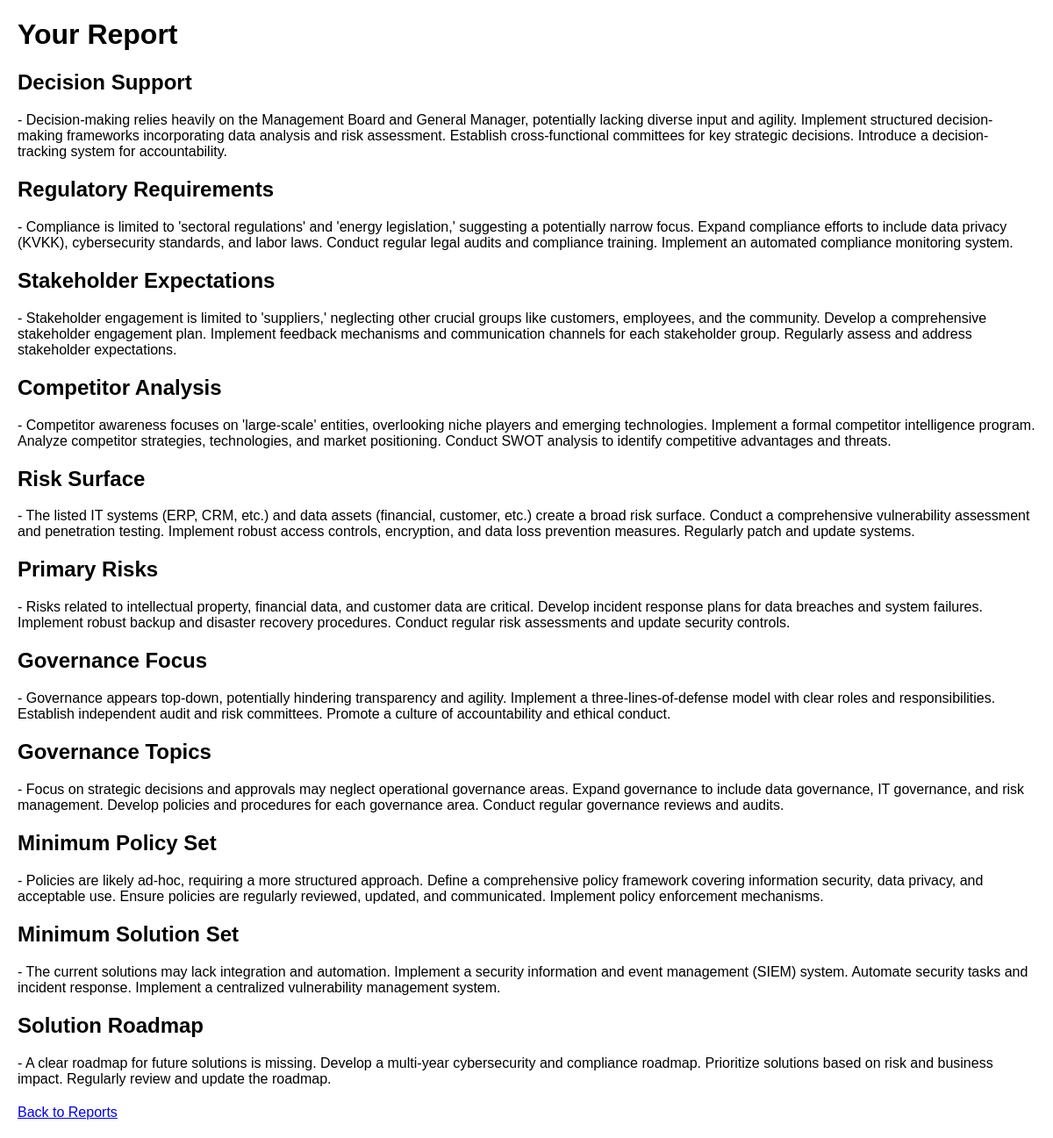
The page /grc/reports/view/ (signed in) on the database as committed earlier.
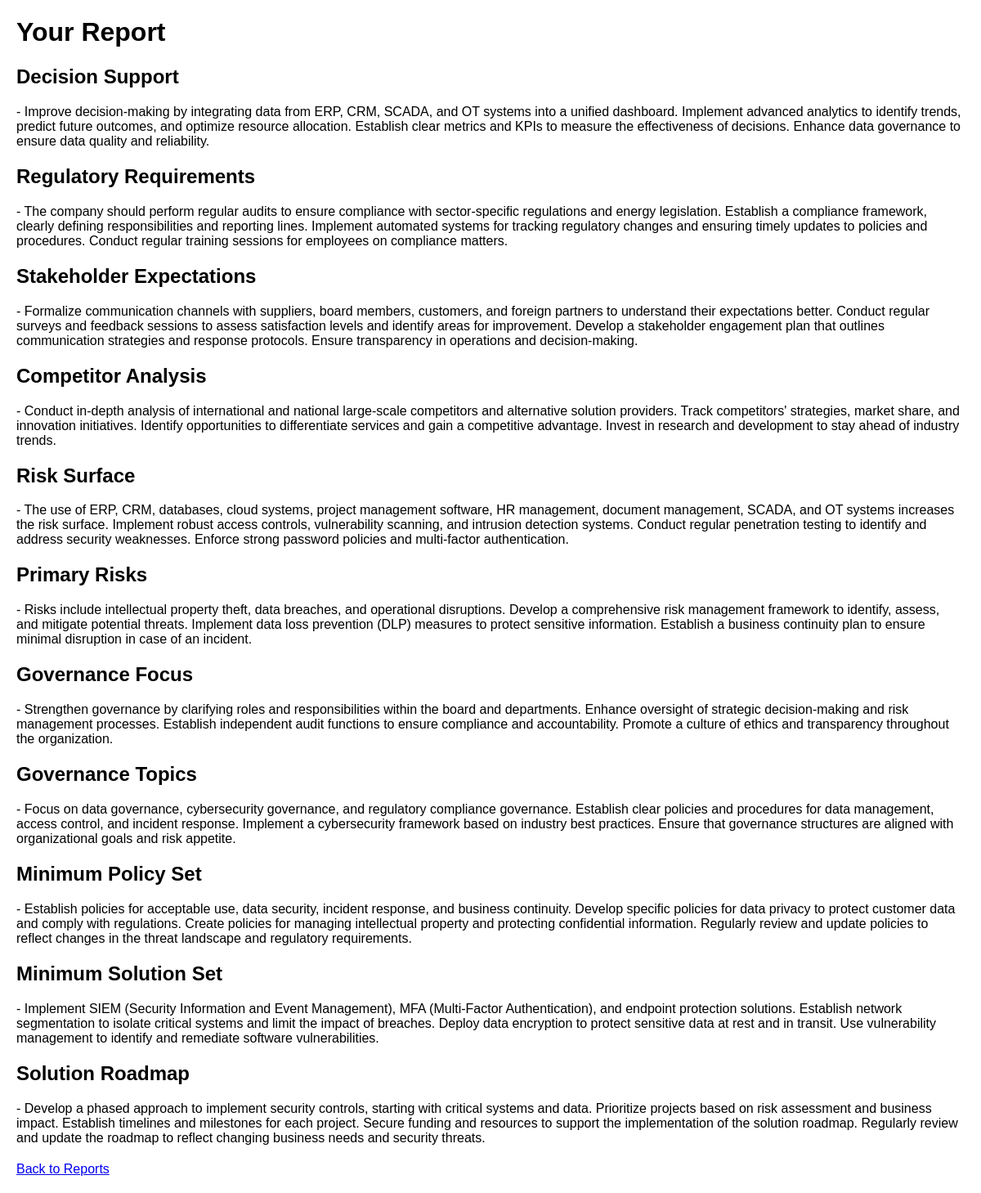
The same page on the database as committed later.
### grc/models.py (models this page shows, shortened)
class Report(models.Model):
    user = models.OneToOneField(User, on_delete=models.CASCADE, related_name='report')
    completed_at = models.DateTimeField(auto_now_add=True)  # When report was generated
    decision_support = models.TextField(blank=True, null=True)
    regulatory_requirements = models.TextField(blank=True, null=True)
    stakeholder_expectations = models.TextField(blank=True, null=True)
    competitor_analysis = models.TextField(blank=True, null=True)
    risk_surface = models.TextField(blank=True, null=True)
    primary_risks = models.TextField(blank=True, null=True)
    governance_focus = models.TextField(blank=True, null=True)
    governance_topics = models.TextField(blank=True, null=True)
    minimum_policy_set = models.TextField(blank=True, null=True)
    minimum_solution_set = models.TextField(blank=True, null=True)
    solution_roadmap = models.TextField(blank=True, null=True)

### grc/views.py (the view)
        def _wrapped_view(request, *args, **kwargs):
            if not request.user.is_authenticated:
                return HttpResponseRedirect(reverse('login'))
            if not request.user.groups.filter(name=group_name).exists():
                return HttpResponseRedirect(reverse(redirect_to))
            return view_func(request, *args, **kwargs)

### grc/views.py (called while the page is built)
def group_required(group_name, redirect_to='reports'):
    def decorator(view_func):
        def _wrapped_view(request, *args, **kwargs):
            if not request.user.is_authenticated:
                return HttpResponseRedirect(reverse('login'))
            if not request.user.groups.filter(name=group_name).exists():
                return HttpResponseRedirect(reverse(redirect_to))
            return view_func(request, *args, **kwargs)
        return _wrapped_view
    return decorator

@group_required('NORMATURK')
@login_required
def view_report(request):
    user = request.user
    try:
        report = Report.objects.get(user=user)
    except Report.DoesNotExist:
        messages.error(request, "No report exists for you.")
        return redirect('reports')
    context = {'report': report}
    return render(request, 'grc/view_report.html', context)

### grc/templates/grc/view_report.html (shortened to what this page needs)
<!DOCTYPE html>
<html lang="en">
<head>
</head>
<body>
    <h1>Your Report</h1>
    <div class="section">
        <h2>Decision Support</h2>
        <p>{{ report.decision_support|default:"Not provided" }}</p>
    </div>
    <div class="section">
        <h2>Regulatory Requirements</h2>
        <p>{{ report.regulatory_requirements|default:"Not provided" }}</p>
    </div>
    <div class="section">
        <h2>Stakeholder Expectations</h2>
        <p>{{ report.stakeholder_expectations|default:"Not provided" }}</p>
    </div>
    <div class="section">
        <h2>Competitor Analysis</h2>
        <p>{{ report.competitor_analysis|default:"Not provided" }}</p>
    </div>
    <div class="section">
        <h2>Risk Surface</h2>
        <p>{{ report.risk_surface|default:"Not provided" }}</p>
    </div>
    <div class="section">
        <h2>Primary Risks</h2>
        <p>{{ report.primary_risks|default:"Not provided" }}</p>
    </div>
    <div class="section">
        <h2>Governance Focus</h2>
        <p>{{ report.governance_focus|default:"Not provided" }}</p>
    </div>
    <div class="section">
        <h2>Governance Topics</h2>
        <p>{{ report.governance_topics|default:"Not provided" }}</p>
    </div>
    <div class="section">
        <h2>Minimum Policy Set</h2>
        <p>{{ report.minimum_policy_set|default:"Not provided" }}</p>
    </div>
    <div class="section">
        <h2>Minimum Solution Set</h2>
        <p>{{ report.minimum_solution_set|default:"Not provided" }}</p>
    </div>
    <div class="section">
        <h2>Solution Roadmap</h2>
        <p>{{ report.solution_roadmap|default:"Not provided" }}</p>
    </div>
    <a href="{% url 'reports' %}">Back to Reports</a>
</body>
</html>

Rows that differ between the two databases and show on the page:
changed Report: decision_support "- Decision-making relies heavily on the Management Board and General Manager, potentially lacking diverse input and agility. Implement structured decision-making frameworks incorporating data analysis and risk assessment. Establish cross-functional committees for key strategic decisions. Introduce a decision-tracking system for accountability." → "- Improve decision-making by integrating data from ERP, CRM, SCADA, and OT systems into a unified dashboard. Implement advanced analytics to identify trends, predict future outcomes, and optimize resource allocation. Establish clear metrics and KPIs to measure the effectiveness of decisions. Enhance data governance to ensure data quality and reliability."; regulatory_requirements "- Compliance is limited to 'sectoral regulations' and 'energy legislation,' suggesting a potentially narrow focus. Expand compliance efforts to include data privacy (KVKK), cybersecurity standards, and labor laws. Conduct regular legal audits and compliance training. Implement an automated compliance monitoring system." → "- The company should perform regular audits to ensure compliance with sector-specific regulations and energy legislation. Establish a compliance framework, clearly defining responsibilities and reporting lines. Implement automated systems for tracking regulatory changes and ensuring timely updates to policies and procedures. Conduct regular training sessions for employees on compliance matters."; stakeholder_expectations "- Stakeholder engagement is limited to 'suppliers,' neglecting other crucial groups like customers, employees, and the community. Develop a comprehensive stakeholder engagement plan. Implement feedback mechanisms and communication channels for each stakeholder group. Regularly assess and address stakeholder expectations." → "- Formalize communication channels with suppliers, board members, customers, and foreign partners to understand their expectations better. Conduct regular surveys and feedback sessions to assess satisfaction levels and identify areas for improvement. Develop a stakeholder engagement plan that outlines communication strategies and response protocols. Ensure transparency in operations and decision-making."; competitor_analysis "- Competitor awareness focuses on 'large-scale' entities, overlooking niche players and emerging technologies. Implement a formal competitor intelligence program. Analyze competitor strategies, technologies, and market positioning. Conduct SWOT analysis to identify competitive advantages and threats." → "- Conduct in-depth analysis of international and national large-scale competitors and alternative solution providers. Track competitors' strategies, market share, and innovation initiatives. Identify opportunities to differentiate services and gain a competitive advantage. Invest in research and development to stay ahead of industry trends."; risk_surface "- The listed IT systems (ERP, CRM, etc.) and data assets (financial, customer, etc.) create a broad risk surface. Conduct a comprehensive vulnerability assessment and penetration testing. Implement robust access controls, encryption, and data loss prevention measures. Regularly patch and update systems." → "- The use of ERP, CRM, databases, cloud systems, project management software, HR management, document management, SCADA, and OT systems increases the risk surface. Implement robust access controls, vulnerability scanning, and intrusion detection systems. Conduct regular penetration testing to identify and address security weaknesses. Enforce strong password policies and multi-factor authentication."; primary_risks "- Risks related to intellectual property, financial data, and customer data are critical. Develop incident response plans for data breaches and system failures. Implement robust backup and disaster recovery procedures. Conduct regular risk assessments and update security controls." → "- Risks include intellectual property theft, data breaches, and operational disruptions. Develop a comprehensive risk management framework to identify, assess, and mitigate potential threats. Implement data loss prevention (DLP) measures to protect sensitive information. Establish a business continuity plan to ensure minimal disruption in case of an incident."; governance_focus "- Governance appears top-down, potentially hindering transparency and agility. Implement a three-lines-of-defense model with clear roles and responsibilities. Establish independent audit and risk committees. Promote a culture of accountability and ethical conduct." → "- Strengthen governance by clarifying roles and responsibilities within the board and departments. Enhance oversight of strategic decision-making and risk management processes. Establish independent audit functions to ensure compliance and accountability. Promote a culture of ethics and transparency throughout the organization."; governance_topics "- Focus on strategic decisions and approvals may neglect operational governance areas. Expand governance to include data governance, IT governance, and risk management. Develop policies and procedures for each governance area. Conduct regular governance reviews and audits." → "- Focus on data governance, cybersecurity governance, and regulatory compliance governance. Establish clear policies and procedures for data management, access control, and incident response. Implement a cybersecurity framework based on industry best practices. Ensure that governance structures are aligned with organizational goals and risk appetite."; minimum_policy_set "- Policies are likely ad-hoc, requiring a more structured approach. Define a comprehensive policy framework covering information security, data privacy, and acceptable use. Ensure policies are regularly reviewed, updated, and communicated. Implement policy enforcement mechanisms." → "- Establish policies for acceptable use, data security, incident response, and business continuity. Develop specific policies for data privacy to protect customer data and comply with regulations. Create policies for managing intellectual property and protecting confidential information. Regularly review and update policies to reflect changes in the threat landscape and regulatory requirements."; minimum_solution_set "- The current solutions may lack integration and automation. Implement a security information and event management (SIEM) system. Automate security tasks and incident response. Implement a centralized vulnerability management system." → "- Implement SIEM (Security Information and Event Management), MFA (Multi-Factor Authentication), and endpoint protection solutions. Establish network segmentation to isolate critical systems and limit the impact of breaches. Deploy data encryption to protect sensitive data at rest and in transit. Use vulnerability management to identify and remediate software vulnerabilities."; solution_roadmap "- A clear roadmap for future solutions is missing. Develop a multi-year cybersecurity and compliance roadmap. Prioritize solutions based on risk and business impact. Regularly review and update the roadmap." → "- Develop a phased approach to implement security controls, starting with critical systems and data. Prioritize projects based on risk assessment and business impact. Establish timelines and milestones for each project. Secure funding and resources to support the implementation of the solution roadmap. Regularly review and update the roadmap to reflect changing business needs and security threats."
